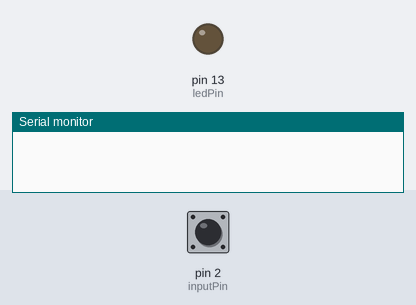
Recording of a sketch running on a simulated Arduino Uno, built with avr-gcc and run on an emulated ATmega328P. Parts: output pins drawn as LEDs (lit = HIGH), the last lines printed to the serial monitor. Dashed ring = blinking. The inputs (shaded band) are chosen by the test bench; at power-on: pin 2 (inputPin) HIGH.

Above: at 1.2 s.
1.3 s: pin 2 (inputPin) pulled LOW for 1 s
At 3.5 s:
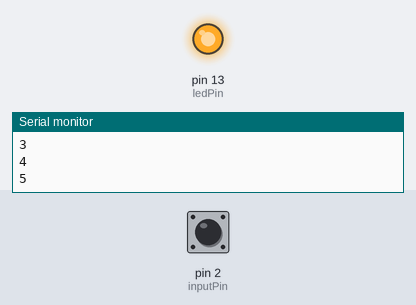
3.8 s: pin 2 (inputPin) pulled LOW for 0.15 s
At 4.9 s:
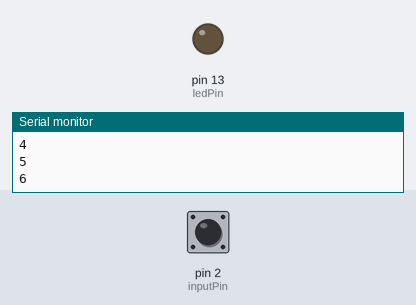
5.5 s: pin 2 (inputPin) pulled LOW for 3.2 s
At 5.8 s:
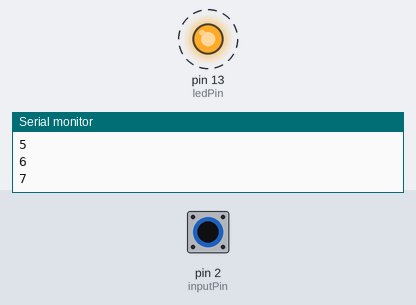
Timing chart, 0 to 10.2 s (numbered marks = the images above; inputs shaded):
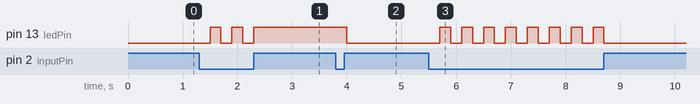

Measured:
- after the input at 1.3 s, pin 13 (ledPin): alternates HIGH for 0.20 s and LOW for 0.20 s, 5 changes in all, then stays HIGH, starting after 0.20 s
- after the input at 3.8 s, pin 13 (ledPin): HIGH → LOW after 0.20 s
- after the input at 5.5 s, pin 13 (ledPin): alternates HIGH for 0.20 s and LOW for 0.20 s, 16 changes in all, then stays LOW, starting after 0.20 s

The sketch:

AR04_Dinput_count.ino
```cpp
/*
 예제 5.1
 스위치 입력
*/

// 내장된 LED를 사용하기 위해
// LED pin을 13번으로 설정
const int ledPin = 13;
// 2번 핀을 스위치 입력으로 설정
const int inputPin = 2;

// 스위치 입력 횟수 저장 변수
int count = 0;

void setup() {
  // Arduino 13번 핀에 내장된 LED를 출력으로 설정한다.
  pinMode(ledPin, OUTPUT);
  // 스위치 입력을 위하여 2번핀을 입력으로 설정하고 풀업시킨다.
  pinMode(inputPin, INPUT_PULLUP);
  // 시리얼 통신을 설정한다
  Serial.begin(9600);
}

void loop(){
  // 스위치 입력을 받는다
  int swlnput = digitalRead(inputPin);
  // LED의 출력 상태를 확인한다
  int ledOutput = digitalRead(ledPin);

  // 스위치가 눌렀을 때
  if (swlnput == LOW){
    delay(200);
    if (ledOutput) digitalWrite(ledPin, LOW);// LED가 점등되어 있으면 소등
      else digitalWrite(ledPin, HIGH);// LED가 소등되어 있으면 점등
      ++count;
      //스위치 입력 횟수를 시리얼 통신으로 전송한다.
      Serial.println(count);
  }
}
```
